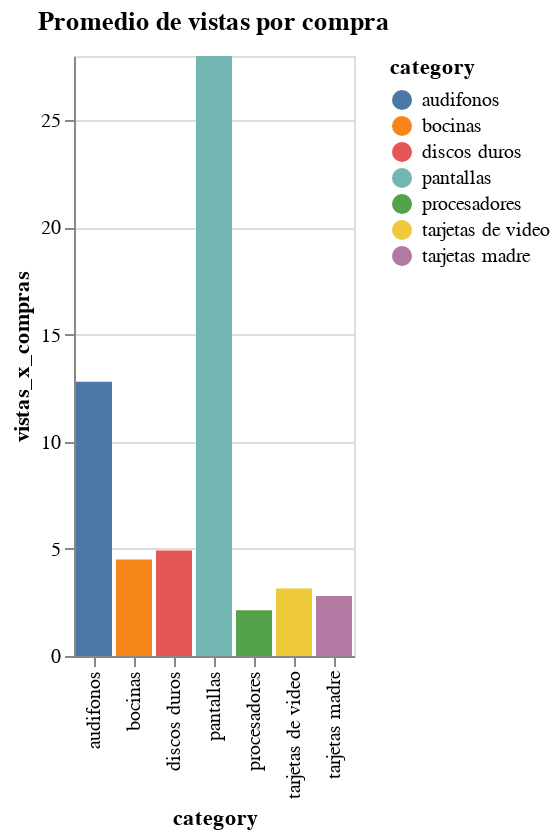

The code cell stored with this chart in its notebook:
### Code cell
# print(join_searches)
# print(join_sales)

test_vistas_compras=join_searches.div(join_sales).to_frame(name="vistas_x_compras").reset_index()
print(test_vistas_compras)
bar = alt.Chart(test_vistas_compras).mark_bar().encode(
    x='category',
    y='vistas_x_compras',
    color='category'
).properties(
            title='Promedio de vistas por compra'
        )


# test_vistas_compras = test_vistas_compras.rename(columns={'0':'vistas_x_compras',})
# # test_vistas_compras.columns
# print(test_vistas_compras.columns.values)

# Graficacion de la lista de productos
bars = alt.Chart(test_vistas_compras).mark_bar().encode(
    # x=alt.X('category', sort='y'),
    # y="vistas_x_compras:Q",
    x='category',
    y='vistas_x_compras:Q',
    color=alt.Color("category"),
    
)
text = bars.mark_text(
    align='left',
    dx=-30, 
    color='black'
).properties(
            title='Promedio de vistas por compra'
        )
(bars + text )

### Figure 1 — Vega-Lite specification as saved in the notebook (floating-point values rounded to 4 significant figures)
{"config": {"view": {"continuousWidth": 400, "continuousHeight": 300}}, "layer": [{"mark": "bar", "encoding": {"color": {"field": "category", "type": "nominal"}, "x": {"field": "category", "type": "nominal"}, "y": {"field": "vistas_x_compras", "type": "quantitative"}}}, {"mark": {"type": "text", "align": "left", "color": "black", "dx": -30}, "encoding": {"color": {"field": "category", "type": "nominal"}, "x": {"field": "category", "type": "nominal"}, "y": {"field": "vistas_x_compras", "type": "quantitative"}}, "title": "Promedio de vistas por compra"}], "data": {"name": "data-e2421aef68f10c4d9d3a9c2986ae12c2"}, "$schema": "https://vega.github.io/schema/vega-lite/v4.17.0.json", "datasets": {"data-e2421aef68f10c4d9d3a9c2986ae12c2": [{"category": "audifonos", "vistas_x_compras": 12.8}, {"category": "bocinas", "vistas_x_compras": 4.5}, {"category": "discos duros", "vistas_x_compras": 4.926}, {"category": "memorias usb", "vistas_x_compras": null}, {"category": "pantallas", "vistas_x_compras": 28.0}, {"category": "procesadores", "vistas_x_compras": 2.135}, {"category": "tarjetas de video", "vistas_x_compras": 3.154}, {"category": "tarjetas madre", "vistas_x_compras": 2.796}]}}
